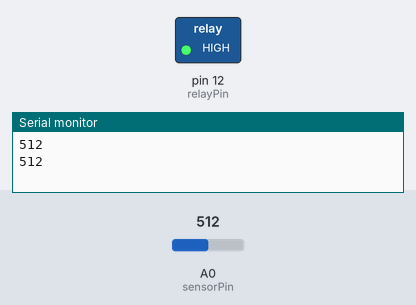
Bench run of a sketch on a simulated Arduino Uno, built with avr-gcc and run on an emulated ATmega328P. Parts: switched loads named in the sketch (green lamp = pin HIGH), the last lines printed to the serial monitor. The test bench sets the inputs (shaded band); at power-on: A0 (sensorPin) = 512.

Above: at 1.8 s.
1.9 s: A0 (sensorPin) set to 493
3.4 s: A0 (sensorPin) set to 468
At 5.2 s:
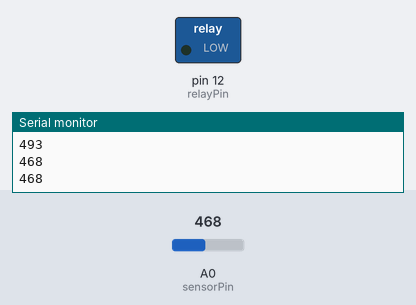
5.5 s: A0 (sensorPin) set to 490
At 6.8 s:
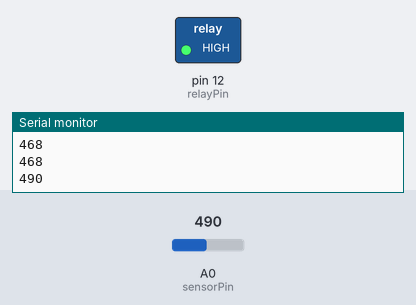
7.5 s: A0 (sensorPin) set to 470
At 8.3 s:
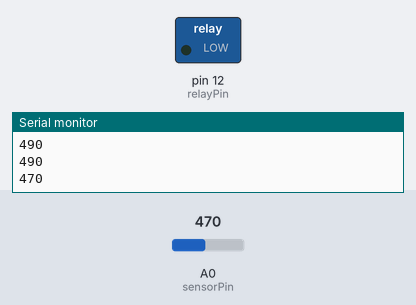
Timing chart, 0 to 10.5 s (numbered marks = the images above; inputs shaded):
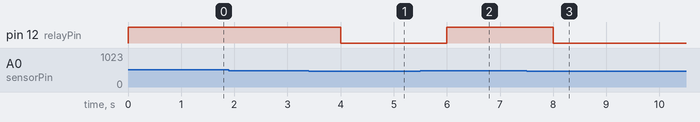

Measured:
- the behaviour switches between 481 and 480 on A0 (sensorPin) (found by bisection; images 0 and 1)
- after the input at 3.4 s, pin 12 (relayPin): HIGH → LOW after 0.60 s
- after the input at 5.5 s, pin 12 (relayPin): LOW → HIGH after 0.50 s
- after the input at 7.5 s, pin 12 (relayPin): HIGH → LOW after 0.50 s

The sketch:

sibasic.ino
```cpp
// smart irrigation basic

int sensorPin = A0;
int sensorValue = 0;
int relayPin = 12;

void setup(){
  pinMode(sensorPin, INPUT);
  pinMode(relayPin, OUTPUT);
  Serial.begin(9600);
}

void loop(){
  sensorValue = analogRead(sensorPin);
  Serial.println(sensorValue);

  if(sensorValue > 480) {
    digitalWrite(relayPin, 1);
  } else {
    digitalWrite(relayPin, 0);
  }

  delay(1000);
}
```
